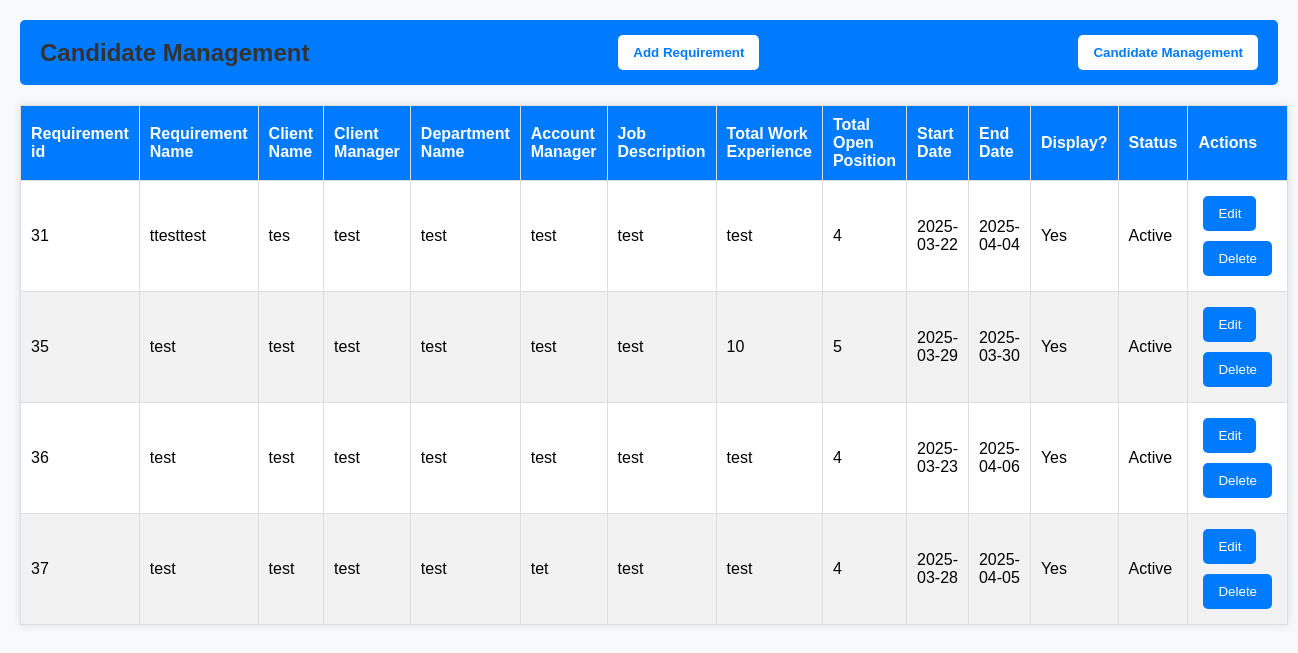
The page /managerequirement on the database as committed earlier.
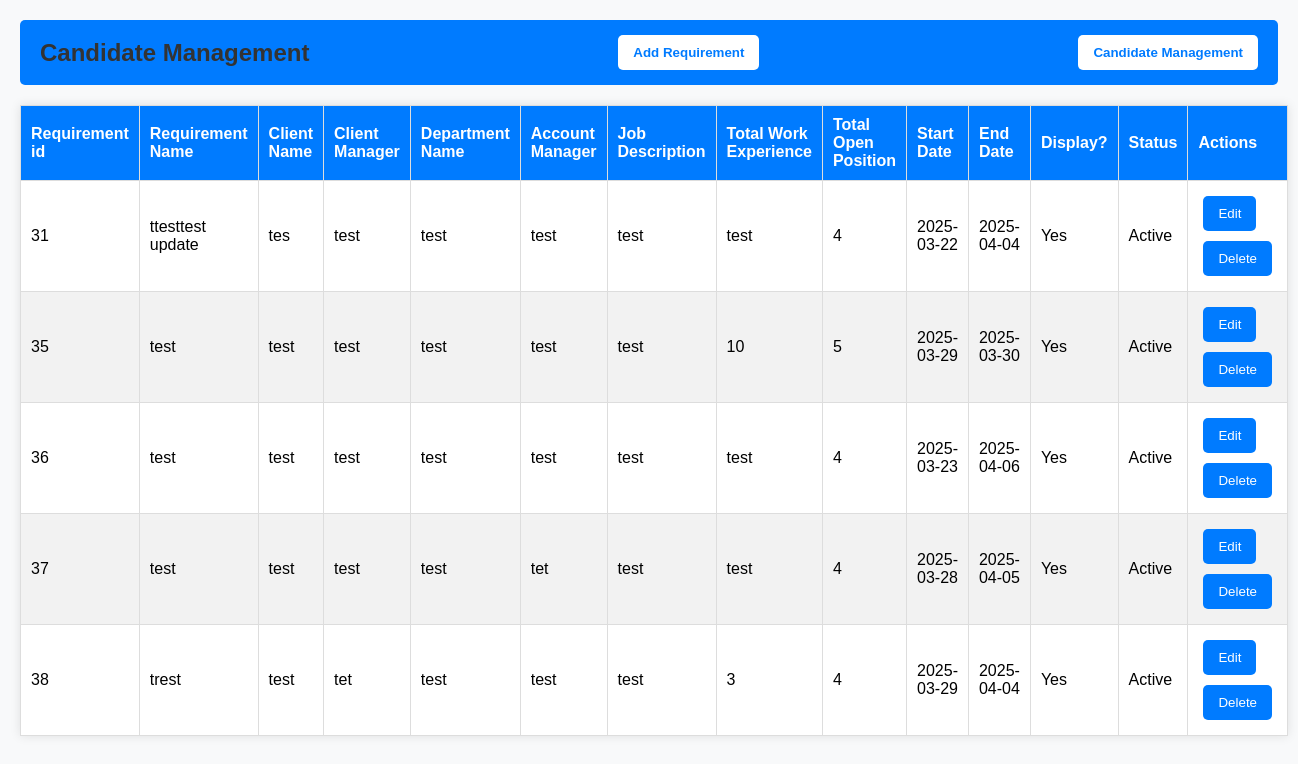
The same page on the database as committed later.
### tables this page shows
CREATE TABLE requirement (
                id INTEGER PRIMARY KEY AUTOINCREMENT,
                requirementname TEXT NOT NULL,
                clientname TEXT NOT NULL,
                clientmanager TEXT NOT NULL,
                departmentname TEXT NOT NULL,
                accountmanager TEXT NOT NULL,
                jobdescription TEXT NOT NULL,
                workexperience TEXT NOT NULL,
                openposition number NOT NULL,
                startdate TEXT NOT NULL,
                enddate TEXT NOT NULL,
                display TEXT NOT NULL,
                status TEXT NOT NULL
            );

### app.py (the view)
@app.route('/managerequirement',methods=['GET', 'POST'])
def managerequirement():
    global recorddata
    if request.method == 'POST':
        requirementname = request.form['requirementname']
        clientname = request.form['clientname']
        clientmanager = request.form['clientmanager']
        departmentname = request.form['departmentname']
        accountmanager = request.form['accountmanager']
        jobdescription = request.form['jobdescription']
        workexperience = request.form['workexperience']
        openposition = request.form['openposition']
        startdate = request.form['startdate']
        enddate = request.form['enddate']
        display = request.form['display']
        status = request.form['status']
        app.logger.warning("A warning message."+requirementname)
        recorddata = requirementname
        with get_db() as conn:
            curs = conn.cursor()
            curs.execute('''
            INSERT INTO requirement (requirementname, clientname, clientmanager, departmentname, accountmanager,
                                    jobdescription, workexperience, openposition, startdate, enddate, display, status)
            VALUES (?, ?, ?, ?, ?, ?, ?, ?, ?, ?, ?, ?)
        ''', (requirementname, clientname, clientmanager, departmentname, accountmanager, jobdescription,
              workexperience, openposition, startdate, enddate, display, status))
            conn.commit()
            if curs.rowcount > 0:
                alert_message = f"Record added successfully! Requirement Name: {recorddata}"
            else:
                alert_message = 'Record not added. Requirement Name: {recorddata}'
            return redirect(url_for('managerequirement',alert=alert_message))
    else:
        with get_db() as conn:
            curs = conn.cursor()
            curs.execute('SELECT * FROM requirement')
            requirements = curs.fetchall()
            return render_template('requirements.html',requirements=requirements)

### app.py (called while the page is built)
def get_db():
    conn = sqlite3.connect(DATABASE)
    conn.row_factory = sqlite3.Row  # Allows access to columns by name
    return conn

### templates/requirements.html (shortened to what this page needs)
<!DOCTYPE html>
<html lang="en">
<head>
    <link rel="stylesheet" href="{{ url_for('static', filename='style.css') }}">
</head>
<body>
    <div class="header-container">
        <h2>Candidate Management</h2>
        <button onclick="AddRequirementModal()">Add Requirement</button>
        <form action="{{ url_for('ctracker') }}" method="GET">
            <button type="submit">Candidate Management</button>
        </form>
    </div>
    <table>
        <thead>
            <tr>
                <th>Requirement id</th>
                <th>Requirement Name</th>
                <th>Client Name</th>
                <th>Client Manager</th>
                <th>Department Name</th>
                <th>Account Manager</th>
                <th>Job Description</th>
                <th>Total Work Experience</th>
                <th>Total Open Position</th>
				<th>Start Date</th>
				<th>End Date</th>
				<th>Display?</th>
				<th>Status</th>
				<th>Actions</th>
            </tr>
        </thead>
        <tbody>
            {% for requirement in requirements %}
            <tr>
                <td id="reqid">{{ requirement['id'] }}</td>
                <td>{{ requirement['requirementname'] }}</td>
                <td>{{ requirement['clientname'] }}</td>
                <td>{{ requirement['clientmanager'] }}</td>
                <td>{{ requirement['departmentname'] }}</td>
                <td>{{ requirement['accountmanager'] }}</td>
                <td>{{ requirement['jobdescription'] }}</td>
                <td>{{ requirement['workexperience'] }}</td>
                <td>{{ requirement['openposition'] }}</td>
                <td>{{ requirement['startdate'] }}</td>
                <td>{{ requirement['enddate'] }}</td>
                <td>{{ requirement['display'] }}</td>
                <td>{{ requirement['status'] }}</td>
                <td>
                    <button type="submit" action="{{ url_for('edit', record_id=requirement.id) }}" method="POST" id="edit" data-bs-target="#editrequirementModal" onclick="editrequirementModal('{{requirement.id}}')">Edit</button>
                    <form action="{{ url_for('delete', record_id=requirement.id) }}" method="POST" style="display: inline;">
                        <button type="submit" class="btn btn-danger btn-sm">
                             Delete
                        </button>
                    </form>
                </td>
            </tr>
            {% else %}
            <tr>
                <td colspan="12">No data available. Kindly add new requirement</td>
            </tr>
            {% endfor %}
        </tbody>
    </table>
</body>
</html>

### static/style.css (style rules this page uses)
body { font-family: Arial, sans-serif; margin: 20px; background-color: #f8f9fa; }
h2 { text-align: center; color: #333; }
button { background-color: #007bff; color: white; border: none; padding: 10px 15px; cursor: pointer; border-radius: 5px; margin: 5px; }
table { width: 100%; border-collapse: collapse; background: white; box-shadow: 0px 0px 10px rgba(0, 0, 0, 0.1); margin-top: 20px; }
th, td { border: 1px solid #ddd; padding: 10px; text-align: left; }
th { background-color: #007bff; color: white; }
tr:nth-child(even) { background-color: #f2f2f2; }
.header-container { display: flex; justify-content: space-between; align-items: center; padding: 10px; background-color: #007bff; color: white; border-radius: 5px; }
.header-container h2 { margin: 0; padding-left: 10px; }
.header-container button { background-color: white; color: #007bff; border: none; padding: 10px 15px; cursor: pointer; border-radius: 5px; margin-right: 10px; font-weight: bold; }

Rows that differ between the two databases and show on the page:
changed requirement "tes": requirementname "ttesttest" → "ttesttest update"
added requirement: id "38", requirementname "trest", clientname "test", clientmanager "tet", departmentname "test", accountmanager "test", jobdescription "test", workexperience "3", openposition "4", startdate "2025-03-29", enddate "2025-04-04", display "Yes", status "Active"
